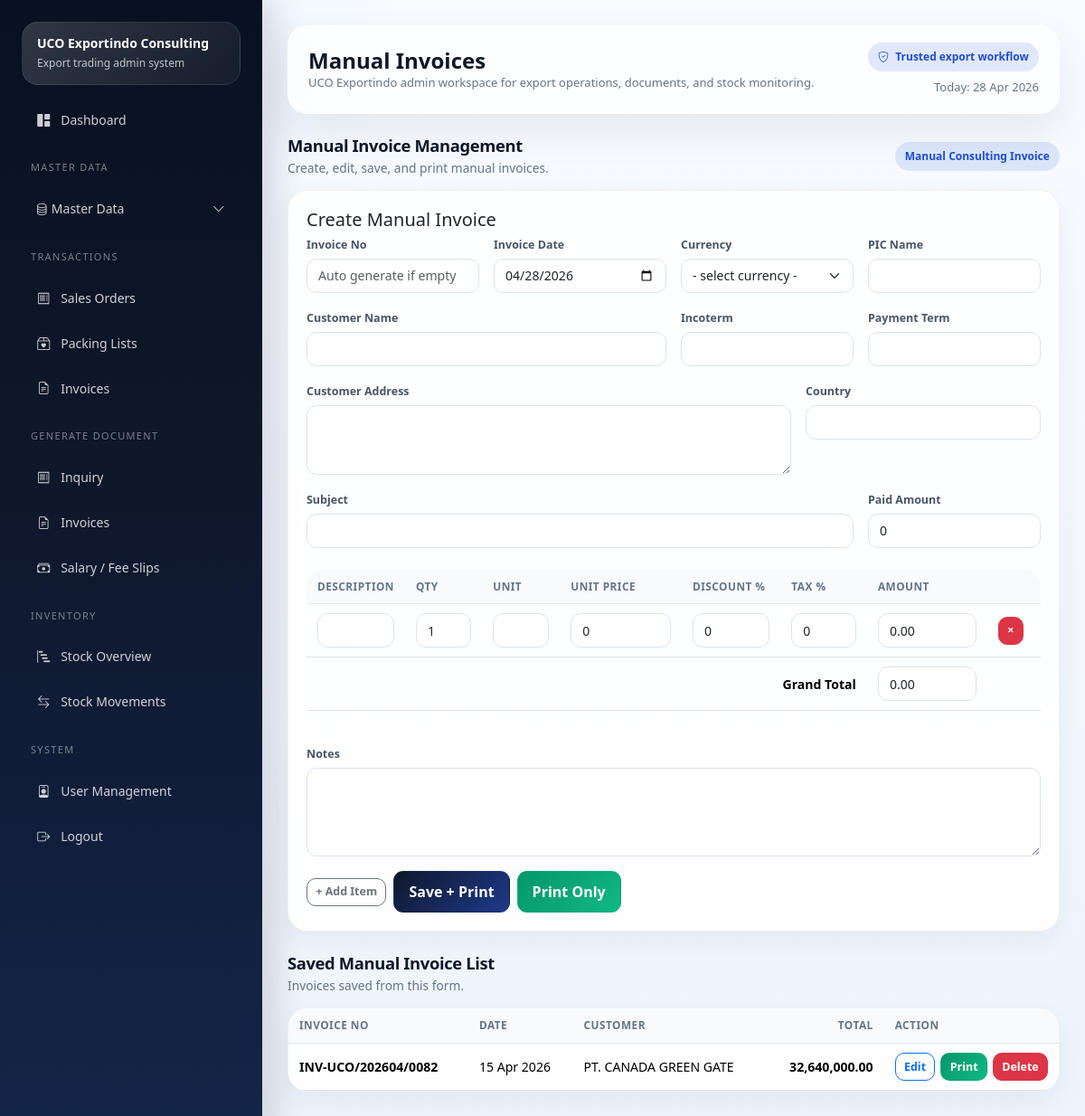
Screenshot of /index.php/transactions/manual_invoices (signed in) with the database file from the repository.
### tables this page shows
CREATE TABLE IF NOT EXISTS `manual_invoices` (
  `id` int NOT NULL AUTO_INCREMENT,
  `invoice_no` varchar(50) NOT NULL,
  `invoice_date` date NOT NULL,
  `customer_name` varchar(150) NOT NULL,
  `customer_address` text,
  `customer_country` varchar(100) DEFAULT NULL,
  `pic_name` varchar(100) DEFAULT NULL,
  `currency_id` int DEFAULT NULL,
  `payment_term_text` varchar(255) DEFAULT NULL,
  `incoterm_text` varchar(100) DEFAULT NULL,
  `incoterm_id` int DEFAULT NULL,
  `payment_term_id` int DEFAULT NULL,
  `subject` varchar(255) DEFAULT NULL,
  `notes` text,
  `total_amount` decimal(18,2) NOT NULL DEFAULT '0.00',
  `subtotal_amount` decimal(18,2) NOT NULL DEFAULT '0.00',
  `total_discount_amount` decimal(18,2) NOT NULL DEFAULT '0.00',
  `total_tax_amount` decimal(18,2) NOT NULL DEFAULT '0.00',
  `paid_amount` decimal(18,2) NOT NULL DEFAULT '0.00',
  `balance_amount` decimal(18,2) NOT NULL DEFAULT '0.00',
  `created_by` int DEFAULT NULL,
  `created_at` timestamp NULL DEFAULT CURRENT_TIMESTAMP,
  PRIMARY KEY (`id`),
  UNIQUE KEY `invoice_no` (`invoice_no`),
  KEY `currency_id` (`currency_id`),
  KEY `incoterm_id` (`incoterm_id`),
  KEY `payment_term_id` (`payment_term_id`)
);

### application/core/MY_Controller.php (called while the page is built, shortened)
<?php
class MY_Controller extends CI_Controller
{
    protected $user;
    public function __construct()
    {
        $this->user = $this->session->userdata('user');
    }
    protected function render($view, $data = [], $layout = 'admin')
    {
        $data['current_user'] = $this->user;
        $this->load->view('templates/admin_header', $data);
        $this->load->view($view, $data);
        $this->load->view('templates/admin_footer', $data);
    }
}

### application/controllers/Transactions.php (called while the page is built, shortened)
<?php
class Transactions extends MY_Controller
{
    public function manual_invoices()
    {
        $data = $this->so->reference_data();
        $data['page_title'] = 'Manual Invoices';
        $data['rows'] = $this->manual_inv->rows();
        $data['next_invoice_no'] = 'AUTO';
        $data['edit'] = null;
        $data['edit_items'] = [];
        $this->render('admin/transactions/manual_invoices', $data);
    }
}

### index.php (called while the page is built, shortened)
<?php
require BASEPATH . 'core/CodeIgniter.php';

### application/helpers/uco_helper.php (called while the page is built, shortened)
<?php
function e($str)
{
    return htmlspecialchars((string)$str, ENT_QUOTES, 'UTF-8');
}
function format_date_id($date)
{
    return date('d M Y', strtotime($date));
}
function format_money($amount, $decimals = 2)
{
    return number_format((float)$amount, $decimals, '.', ',');
}

### application/models/Manual_invoice_model.php (called while the page is built, shortened)
<?php
class Manual_invoice_model extends CI_Model
{
    protected $table = 'manual_invoices';
    public function rows()
    {
        return $this->db
            ->order_by('id', 'DESC')
            ->get($this->table)
            ->result_array();
    }
}

### application/views/admin/transactions/manual_invoices.php (the view, shortened to what this page needs)
<?php
$edit = isset($edit) && is_array($edit) ? $edit : null;
$items = !empty($edit_items) ? $edit_items : [[ 'description'=>'', 'qty'=>1, 'unit'=>'', 'unit_price'=>0, 'discount_percent'=>0, 'tax_percent'=>0 ]];
function ef($k,$d=''){ global $edit; return e($edit[$k] ?? $d); }
?>
<div class="section-block"><div class="section-head"><div><h3>Manual Invoice Management</h3><p>Create, edit, save, and print manual invoices.</p></div><div class="badge-soft badge-soft-primary">Manual Consulting Invoice</div></div>
<div class="card shadow-sm mb-4"><div class="card-body"><h5 class="mb-1"><?= $edit ? 'Edit Manual Invoice' : 'Create Manual Invoice'; ?></h5>
<form method="post"><?php if($edit): ?><input type="hidden" name="id" value="<?= e($edit['id']); ?>"><?php endif; ?>
<div class="row g-3">
<div class="col-md-3"><label class="form-label">Invoice No</label><input type="text" name="invoice_no" class="form-control" value="<?= ef('invoice_no'); ?>" placeholder="Auto generate if empty"></div>
<div class="col-md-3"><label class="form-label">Invoice Date</label><input type="date" name="invoice_date" class="form-control" value="<?= ef('invoice_date', date('Y-m-d')); ?>" required></div>
<div class="col-md-3"><label class="form-label">Currency</label><select name="currency_id" class="form-select" required><option value="">- select currency -</option></select></div>
<div class="col-md-3"><label class="form-label">PIC Name</label><input type="text" name="pic_name" class="form-control" value="<?= ef('pic_name'); ?>"></div>
<div class="col-md-6"><label class="form-label">Customer Name</label><input type="text" name="customer_name" class="form-control" value="<?= ef('customer_name'); ?>" required></div>
<div class="col-md-3"><label class="form-label">Incoterm</label><input type="text" name="incoterm_text" class="form-control" value="<?= ef('incoterm_text'); ?>"></div>
<div class="col-md-3"><label class="form-label">Payment Term</label><input type="text" name="payment_term_text" class="form-control" value="<?= ef('payment_term_text'); ?>"></div>
<div class="col-md-8"><label class="form-label">Customer Address</label><textarea name="customer_address" class="form-control" rows="3"><?= ef('customer_address'); ?></textarea></div>
<div class="col-md-4"><label class="form-label">Country</label><input type="text" name="customer_country" class="form-control" value="<?= ef('customer_country'); ?>"></div>
<div class="col-md-9"><label class="form-label">Subject</label><input type="text" name="subject" class="form-control" value="<?= ef('subject'); ?>"></div>
<div class="col-md-3"><label class="form-label">Paid Amount</label><input type="number" step="0.01" min="0" name="paid_amount" class="form-control" value="<?= ef('paid_amount','0'); ?>"></div>
</div>
<div class="table-responsive mt-4"><table class="table table-sm align-middle" id="manual-items-table"><thead><tr><th>Description</th><th width="90">Qty</th><th width="90">Unit</th><th width="140">Unit Price</th><th width="110">Discount %</th><th width="100">Tax %</th><th width="140">Amount</th><th width="60"></th></tr></thead><tbody>
<?php foreach($items as $it): ?><tr><td><input type="text" name="description[]" class="form-control" value="<?= e($it['description'] ?? ''); ?>" required></td><td><input type="number" step="0.01" min="0" name="qty[]" class="form-control qty-input" value="<?= e($it['qty'] ?? 1); ?>"></td><td><input type="text" name="unit[]" class="form-control" value="<?= e($it['unit'] ?? ''); ?>"></td><td><input type="number" step="0.01" min="0" name="unit_price[]" class="form-control price-input" value="<?= e($it['unit_price'] ?? 0); ?>"></td><td><input type="number" step="0.01" min="0" name="discount_percent[]" class="form-control discount-input" value="<?= e($it['discount_percent'] ?? 0); ?>"></td><td><input type="number" step="0.01" min="0" name="tax_percent[]" class="form-control tax-input" value="<?= e($it['tax_percent'] ?? 0); ?>"></td><td><input type="text" class="form-control item-amount" readonly></td><td><button type="button" class="btn btn-sm btn-danger btn-remove-row">&times;</button></td></tr><?php endforeach; ?>
</tbody><tfoot><tr><th colspan="6" class="text-end">Grand Total</th><th><input type="text" class="form-control" id="grand-total" readonly></th><th></th></tr></tfoot></table></div>
<div class="row g-3 mt-1"><div class="col-12"><label class="form-label">Notes</label><textarea name="notes" class="form-control" rows="4"><?= ef('notes'); ?></textarea></div></div>
<div class="admin-form-actions mt-3"><button type="button" class="btn btn-outline-secondary btn-sm" id="add-row">+ Add Item</button>
<?php if($edit): ?><button type="submit" name="submit_action" value="update" class="btn btn-dark">Update</button><button type="submit" name="submit_action" value="update_print" class="btn btn-success">Update + Print</button><a href="<?= site_url('transactions/manual-invoices'); ?>" class="btn btn-outline-secondary">Cancel</a><?php else: ?><button type="submit" name="submit_action" value="save_print" class="btn btn-dark">Save + Print</button><button type="submit" name="submit_action" value="print_only" class="btn btn-success" formtarget="_blank">Print Only</button><?php endif; ?></div>
</form></div></div></div>
<div class="section-block"><div class="section-head"><div><h3>Saved Manual Invoice List</h3><p>Invoices saved from this form.</p></div></div><div class="card shadow-sm"><div class="card-body p-0"><div class="table-responsive"><table class="table table-sm mb-0 align-middle"><thead><tr><th>Invoice No</th><th>Date</th><th>Customer</th><th class="text-end">Total</th><th class="action-cell">Action</th></tr></thead><tbody><?php if(!$rows): ?><tr><td colspan="5" class="empty-state">No manual invoices yet.</td></tr><?php else: foreach($rows as $row): ?><tr><td class="fw-semibold"><?= e($row['invoice_no']); ?></td><td><?= format_date_id($row['invoice_date']); ?></td><td><?= e($row['customer_name']); ?></td><td class="text-end fw-semibold"><?= format_money($row['total_amount']); ?></td><td class="action-cell"><div class="table-action-group"><a href="<?= site_url('transactions/manual-invoices?edit='.$row['id']); ?>" class="btn btn-sm btn-outline-primary">Edit</a> <a href="<?= site_url('transactions/print-manual-invoice/'.$row['id']); ?>" target="_blank" class="btn btn-sm btn-success">Print</a> <a href="<?= site_url('transactions/delete-manual-invoice/'.$row['id']); ?>" onclick="return confirm('Delete this invoice?')" class="btn btn-sm btn-danger">Delete</a></div></td></tr><?php endforeach; endif; ?></tbody></table></div></div></div></div>

### assets/css2/app.css (style rules this page uses)
:root { --uco-navy: #0f172a; --uco-navy-2: #111c44; --uco-blue: #1d4ed8; --uco-cyan: #0ea5e9; --uco-green: #10b981; --uco-warning: #f59e0b; --uco-danger: #ef4444; --uco-light: #f8fafc; --uco-line: #e2e8f0; --uco-text: #0f172a; --uco-muted: #64748b; --uco-card: #ffffff; --uco-shadow: 0 20px 45px rgba(15, 23, 42, .08); }
html, body { height: 100%; }
body { font-size: 14px; color: var(--uco-text); background: radial-gradient(circle at top left, rgba(14, 165, 233, .08), transparent 26%), linear-gradient(180deg, #f8fbff 0%, #eef4fb 100%); }
a { text-decoration: none; }
.glass-card, .card, .login-card, .public-soft-card { border: 1px solid rgba(15, 23, 42, .06) !important; border-radius: 22px !important; box-shadow: var(--uco-shadow) !important; }
.card, .glass-card { background: rgba(255,255,255,.9); overflow: hidden; }
.card .card-body { padding: 20px; }
.table-responsive { border-radius: 18px; }
.table-sm td, .table-sm th { vertical-align: middle; padding: .85rem .9rem; }
.table thead th { background: #f8fafc; color: #334155; font-size: 12px; text-transform: uppercase; letter-spacing: .03em; border-bottom: 1px solid var(--uco-line); }
.badge-soft { padding: .45rem .7rem; border-radius: 999px; font-weight: 600; font-size: 12px; }
.badge-soft-primary { background: rgba(29,78,216,.12); color: #1d4ed8; }
.section-block { margin-bottom: 24px; }
.section-head { display: flex; justify-content: space-between; gap: 14px; align-items: end; margin-bottom: 14px; }
.section-head h3 { font-size: 1.05rem; margin: 0; font-weight: 700; }
.section-head p { margin: 4px 0 0; color: var(--uco-muted); font-size: 13px; }
.form-control, .form-select { min-height: 44px; border-radius: 14px; border-color: #dbe4f0; box-shadow: none !important; }
textarea.form-control { min-height: 110px; }
.form-label { font-weight: 600; color: #334155; margin-bottom: .45rem; }
.btn { border-radius: 14px; padding: .62rem 1rem; font-weight: 600; }
.btn-dark { background: linear-gradient(135deg, #0f172a, #1e3a8a); border-color: transparent; }
.btn-success { background: linear-gradient(135deg, #059669, #10b981); border-color: transparent; }
.table-action-group { display: flex; flex-wrap: wrap; gap: 8px; }

### application/views/templates/admin_header.php (style rules this page uses)
html { overflow-y: scroll; }
body { overflow-x: hidden; }
.section-block { margin-bottom: 1.35rem; }
.section-head { display: flex; align-items: center; justify-content: space-between; gap: 1rem; margin-bottom: .85rem; }
.section-head h3 { margin-bottom: .15rem; font-size: 1.15rem; font-weight: 800; letter-spacing: -.02em; }
.section-head p { margin-bottom: 0; font-size: .86rem; color: #64748b; }
.card { border: 1px solid rgba(15, 23, 42, .08); border-radius: 18px; }
.card.shadow-sm { box-shadow: 0 10px 30px rgba(15, 23, 42, .055) !important; }
.card-body { padding: 1.1rem; }
.form-label { margin-bottom: .32rem; font-size: .78rem; font-weight: 700; color: #475569; }
.form-control, .form-select { min-height: 38px; border-radius: 11px; border-color: #dbe3ef; font-size: .88rem; }
textarea.form-control { min-height: auto; }
.btn { border-radius: 11px; font-weight: 700; display: inline-flex; align-items: center; justify-content: center; gap: .35rem; }
.btn-sm { min-height: 31px; padding: .28rem .58rem; border-radius: 10px; font-size: .78rem; line-height: 1.1; white-space: nowrap; }
.table-responsive { overflow-x: auto; }
.table { --bs-table-bg: transparent; font-size: .88rem; }
.table > :not(caption) > * > * { padding: .62rem .75rem; vertical-align: middle; }
.table thead th { font-size: .74rem; text-transform: uppercase; letter-spacing: .04em; color: #64748b; background: #f8fafc; border-bottom: 1px solid #e2e8f0; white-space: nowrap; }
.table-action-group, .action-buttons { display: inline-flex; align-items: center; flex-wrap: nowrap; gap: .38rem; white-space: nowrap; }
.table td.action-cell, .table th.action-cell { width: 1%; white-space: nowrap; }
.admin-form-actions { display: flex; align-items: center; flex-wrap: wrap; gap: .5rem; }

### rows the page displays
manual_invoices: invoice_no "INV-UCO/202604/0082", invoice_date "15 Apr 2026", customer_name "PT. CANADA GREEN GATE", total_amount "32,640,000.00"

### other values shown
$page_title "Manual Invoices"
